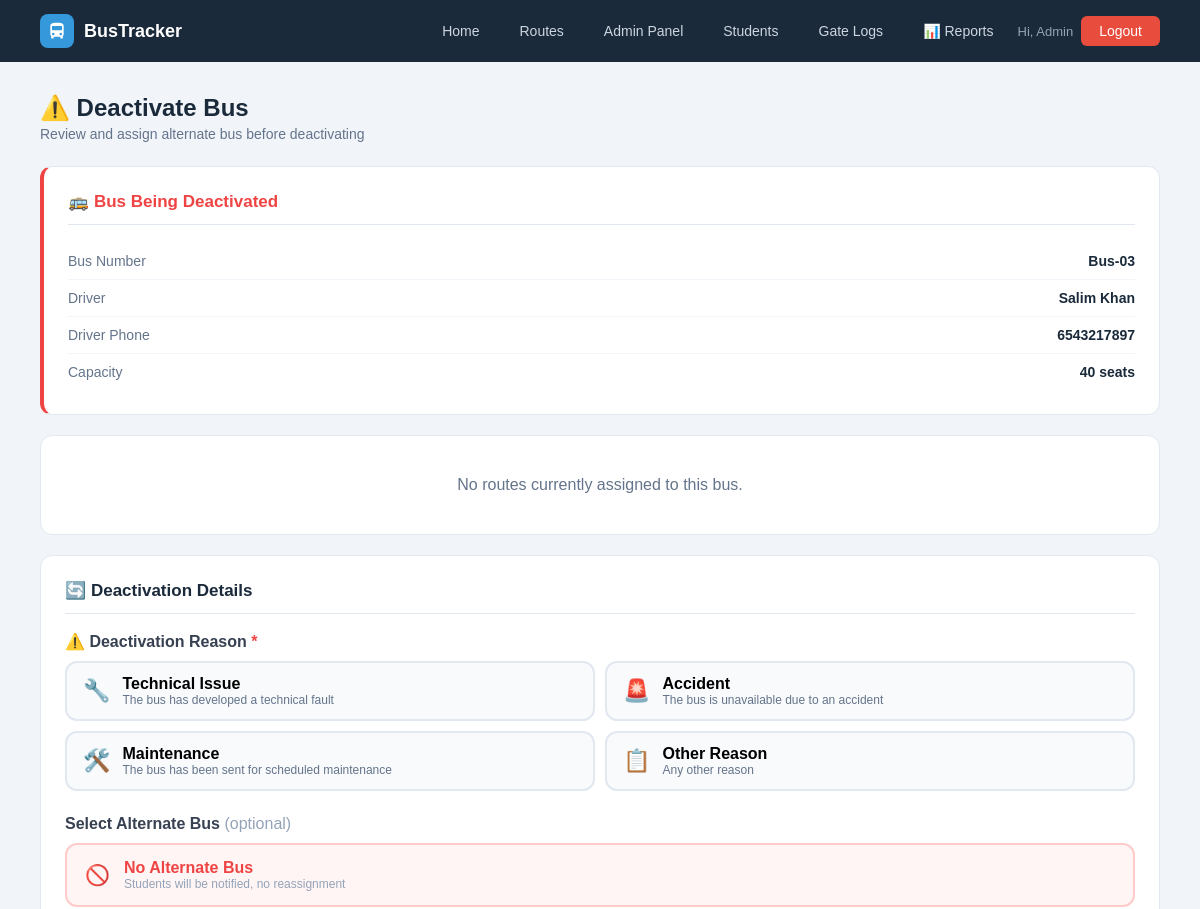
Before: /admin/bus-status/7/inactive (signed in, upper part) with the older database file.
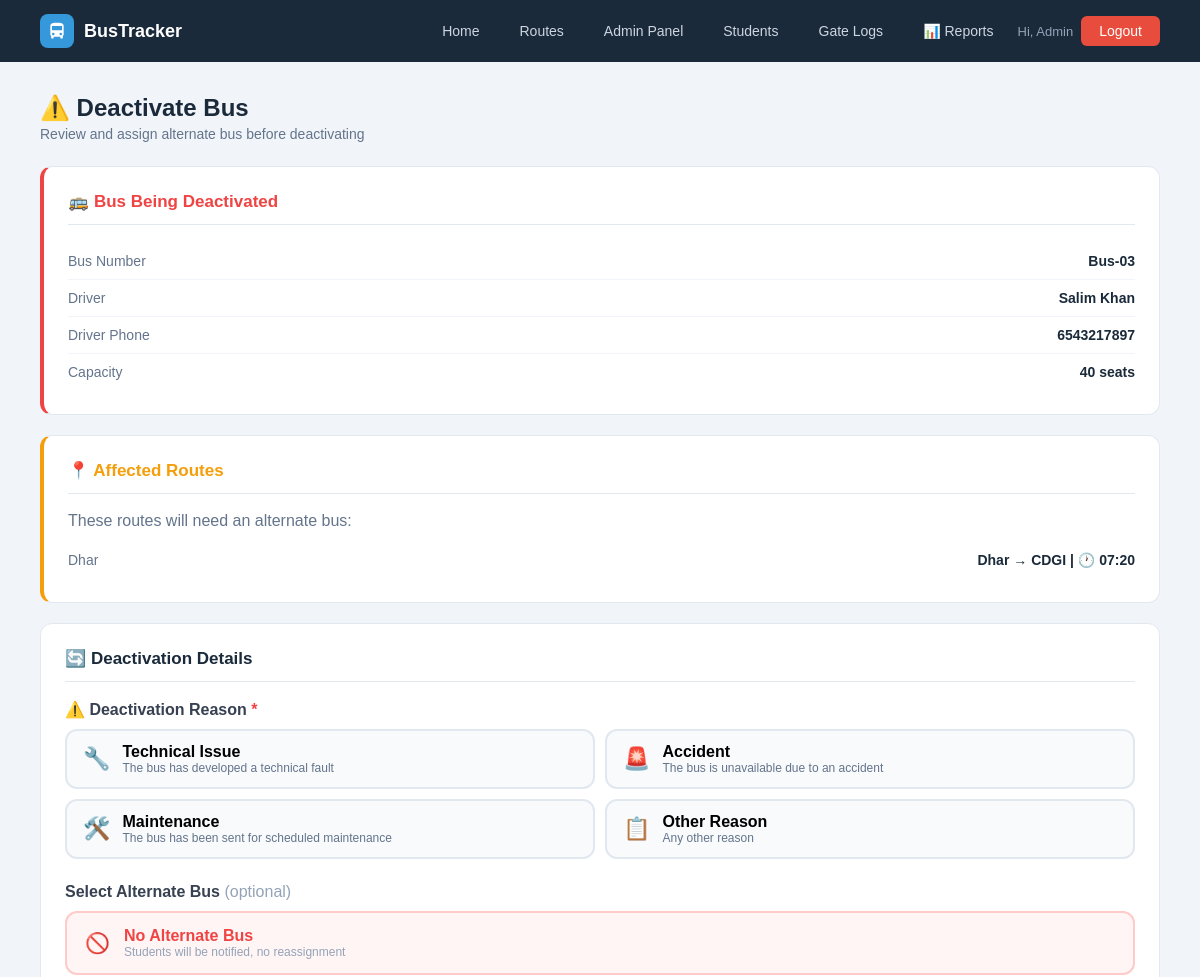
After: the same page with the newer database file.
### tables this page shows
CREATE TABLE routes (
        id INTEGER PRIMARY KEY AUTOINCREMENT,
        route_name TEXT NOT NULL, bus_id INTEGER,
        start_point TEXT, end_point TEXT,
        departure_time TEXT, arrival_time TEXT, stops TEXT, original_bus_id INTEGER,
        FOREIGN KEY(bus_id) REFERENCES buses(id));

### app.py (the view, shortened to what this page needs)
@app.route('/admin/bus-status/<int:bid>/<status>', methods=['GET','POST'])
@admin_required
def bus_status(bid, status):
    db = get_db()
    bus = db.execute("SELECT * FROM buses WHERE id=?", (bid,)).fetchone()
    if not bus:
        flash('Bus not found.', 'error')
        db.close()
        return redirect(url_for('admin_dashboard'))
    if status == 'inactive':
        if request.method == 'GET':
            affected_routes = db.execute(
                "SELECT * FROM routes WHERE bus_id=?", (bid,)
            ).fetchall()
            active_buses = db.execute(
                "SELECT * FROM buses WHERE status='active' AND id!=?", (bid,)
            ).fetchall()
            db.close()
            return render_template(
                'deactivate_confirm.html',
                bus=bus,
                affected_routes=affected_routes,
                active_buses=active_buses
            )
    return redirect(url_for('admin_dashboard')+'#buses')

### app.py (called while the page is built, shortened)
def get_db():
    conn = sqlite3.connect(DB)
    conn.row_factory = sqlite3.Row
    return conn

def admin_required(f):
    @wraps(f)
    def dec(*a, **kw):
        if 'admin' not in session:
            flash('Admin access required.', 'error')
            return redirect(url_for('admin_login'))
        return f(*a, **kw)
    return dec

@app.context_processor
def inject_notifications():
    return dict(notifications=[], unread_count=0)

### templates/deactivate_confirm.html (shortened to what the changed rows need)
{% extends "base.html" %}
{% block content %}
<div class="page">
    <div class="page-header">
        <h1>⚠️ Deactivate Bus</h1>
    </div>
    <div class="panel" style="border-left: 4px solid #ef4444;">
        <h2 style="color:#ef4444;">🚌 Bus Being Deactivated</h2>
    </div>
    {% if affected_routes %}
    <div class="panel" style="border-left: 4px solid #f59e0b;">
        <h2 style="color:#f59e0b;">📍 Affected Routes</h2>
        <p style="color:#64748b;margin-bottom:12px;">These routes will need an alternate bus:</p>
        {% for r in affected_routes %}
        <div class="info-row">
            <span class="key">{{ r.route_name }}</span>
            <span class="val">{{ r.start_point }} → {{ r.end_point }} | 🕐 {{ r.departure_time }}</span>
        </div>
        {% endfor %}
    </div>
    {% else %}
    <div class="panel">
        <p style="color:#64748b;text-align:center;padding:16px;">No routes currently assigned to this bus.</p>
    </div>
    {% endif %}
    <div class="panel">
        <h2>🔄 Deactivation Details</h2>
    </div>
</div>
{% endblock %}

Changed rows visible on the page:
added routes: route_name "Dhar", start_point "Dhar", end_point "CDGI", departure_time "07:20"
Other visible differences:
text no longer shown: "No routes currently assigned to this bus."
text now shown: "📍 Affected Routes These routes will need an alternate bus:"
